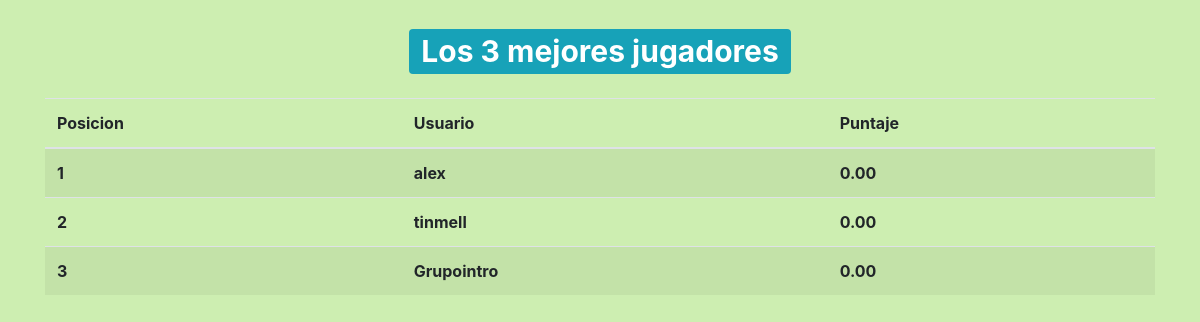
The app's page /tablero/, older data.
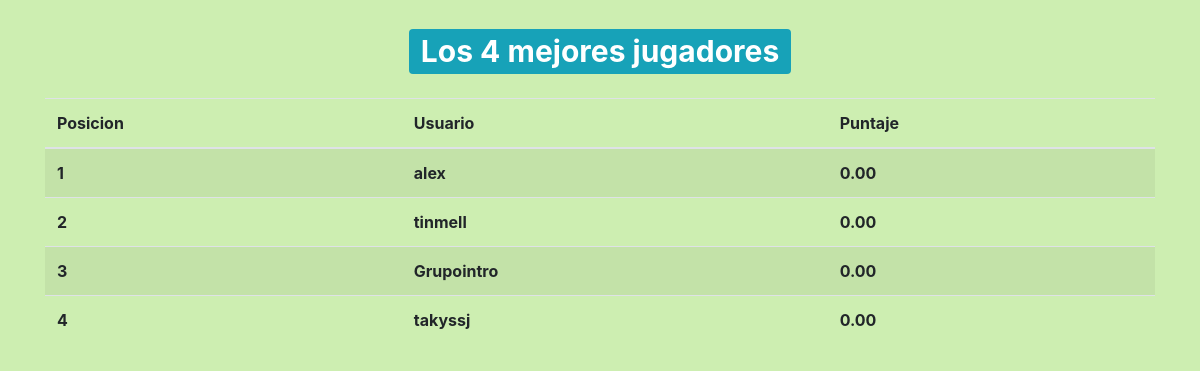
The same page, newer data.
### Quiz/models.py (models this page shows, shortened)
class QuizUsuario(models.Model):
	usuario = models.OneToOneField(User, on_delete=models.CASCADE)
	puntaje_total = models.DecimalField(verbose_name='Puntaje Total', default=0, decimal_places=2, max_digits=10)

### Quiz/views.py (the view)
# urls.py: path('tablero/', tablero, name='tablero'),
def tablero(request):
	total_usaurios_quiz = QuizUsuario.objects.order_by('-puntaje_total')[:10]
	contador = total_usaurios_quiz.count()
	context = {
		'usuario_quiz':total_usaurios_quiz,
		'contar_user':contador
	}
	return render(request, 'play/tablero.html', context)

### template/play/tablero.html
{% extends 'base.html' %}
{% block contenido %}
<div class="container">
	<h1 class="text-center my-4">
		<span class="badge badge-info">
			Los {{contar_user}} mejores jugadores
		</span>
	</h1>
	<table class="table table-striped table-bodered">
		<thead>
			<tr>
				<th>Posicion</th>
				<th>Usuario</th>
				<th>Puntaje</th>
			</tr>
		</thead>
		<tbody>
			{% for user_quiz in usuario_quiz %}
				<tr>
					<th>{{forloop.counter}}</th>
					<th>{{user_quiz.usuario.username}}</th>
					<th>{{user_quiz.puntaje_total}}</th>
				</tr>
			{% endfor %}
		</tbody>
	</table>
</div>
{% endblock %}

Row changes from the older to the newer data that the page shows:
added QuizUsuario: usuario.username "takyssj", puntaje_total "0.00"
Text that changed along with them:
{{ contar_user }}: "3" → "4"
